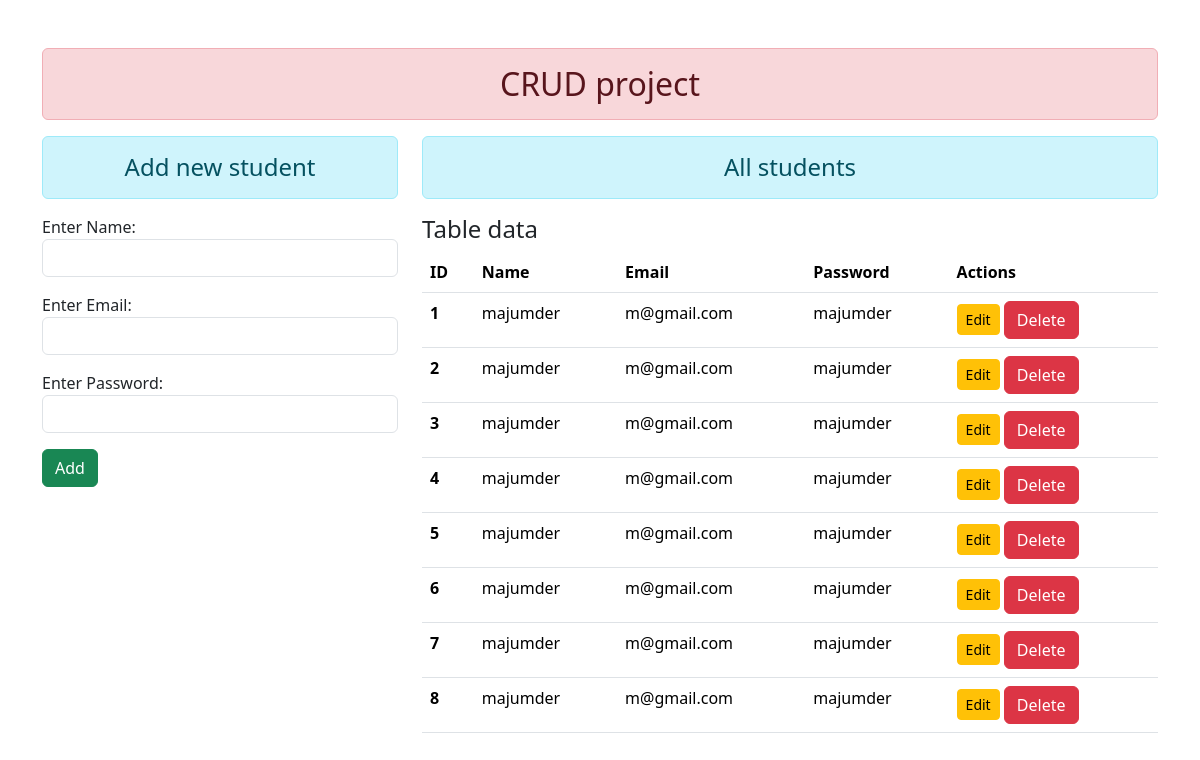
The page /enroll/view on the database as committed earlier.
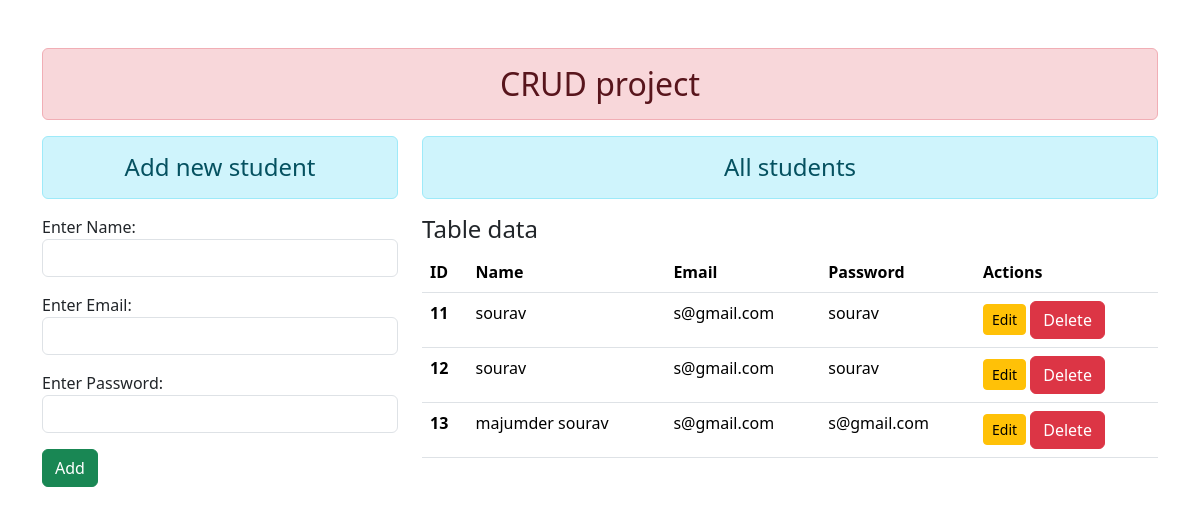
The same page on the database as committed later.
### enroll/models.py (models this page shows)
class User(models.Model):
    name = models.CharField(max_length=70)
    email = models.EmailField(max_length=100)
    password = models.CharField(max_length=100)

### enroll/views.py (the view)
# urls.py: path('view', views.add_show, name="add_show"),
def add_show(request):
    if request.method == "POST":
        fm = StudentRegistration(request.POST)
        if fm.is_valid():
            nm = fm.cleaned_data['name']
            em = fm.cleaned_data['email']
            pw = fm.cleaned_data['password']
            reg = User(name=nm, email=em, password=pw)
            reg.save()
            return redirect('add_show')  # Redirect after successful form submission
    else:
        fm = StudentRegistration()
    stu = User.objects.all()
    return render(request, 'enroll/addandshow.html', {'form':fm, 'students': stu})

### enroll/forms.py
class StudentRegistration(forms.ModelForm):
    class Meta:
        model = User
        fields = ['name', 'email', 'password']
        labels = {'name':'Enter Name', 'email':'Enter Email', 'password':'Enter Password'}
        widgets = {
            'name': forms.TextInput(attrs={'class':'form-control'}),
            'email': forms.EmailInput(attrs={'class':'form-control'}),
            'password': forms.PasswordInput(render_value=True,  attrs={'class':'form-control'}),
        }

### enroll/templates/enroll/addandshow.html (shortened to what this page needs)
{% extends 'enroll/base.html' %} {% block content %}
<div class="row">
  <div class="col-sm-4">
    <h4 class="text-center alert alert-info">Add new student</h4>
    <form action="" method="POST">
      {% csrf_token %} {{ form.as_p }}
      <button type="submit" class="btn btn-success">Add</button>
    </form>
  </div>
  <div class="col-sm-8">
    <h4 class="text-center alert alert-info">All students</h4>
    {% if students %}
    <h4>Table data</h4>
    <table class="table">
      <thead>
        <tr>
          <th scope="col">ID</th>
          <th scope="col">Name</th>
          <th scope="col">Email</th>
          <th scope="col">Password</th>
          <th scope="col">Actions</th>
        </tr>
      </thead>
      <tbody>
        {% for student in students %}
        <tr>
          <th scope="row">{{student.id}}</th>
          <td>{{student.name}}</td>
          <td>{{student.email}}</td>
          <td>{{student.password}}</td>
          <td>
            <a
              href="{% url 'edit_data' student.id %}"
              class="btn btn-warning btn-sm"
              >Edit</a
            >
            <form
              action="{% url 'delete_data' student.id %}"
              method="POST"
              class="d-inline"
            >
              <input type="submit" value="Delete" class="btn btn-danger" />
            </form>
          </td>
        </tr>
        {% endfor %}
      </tbody>
    </table>
    {% else %}
    <h4 class="text-center alert alert-danger">No data</h4>
    {% endif %}
  </div>
</div>
{% endblock content %}

### enroll/templates/enroll/base.html (shortened to what this page needs)
<!DOCTYPE html>
{% load static %}
<html lang="en">
  <head>
    <link rel="stylesheet" href="{% static 'enroll/css/bootstrap.css' %}" />
  </head>
  <body>
    <div class="container mt-5">
      <h2 class="text-center alert alert-danger">CRUD project</h2>
      {% block content %}
      {% endblock content %}
    </div>
  </body>
</html>

Rows that differ between the two databases and show on the page:
removed User: id "1", name "majumder", email "m@gmail.com", password "majumder"
removed User: id "2", name "majumder", email "m@gmail.com", password "majumder"
removed User: id "3", name "majumder", email "m@gmail.com", password "majumder"
removed User: id "4", name "majumder", email "m@gmail.com", password "majumder"
removed User: id "5", name "majumder", email "m@gmail.com", password "majumder"
removed User: id "6", name "majumder", email "m@gmail.com", password "majumder"
removed User: id "7", name "majumder", email "m@gmail.com", password "majumder"
removed User: id "8", name "majumder", email "m@gmail.com", password "majumder"
added User: id "11", name "sourav", email "s@gmail.com", password "sourav"
added User: id "12", name "sourav", email "s@gmail.com", password "sourav"
added User: id "13", name "majumder sourav", email "s@gmail.com", password "s@gmail.com"
